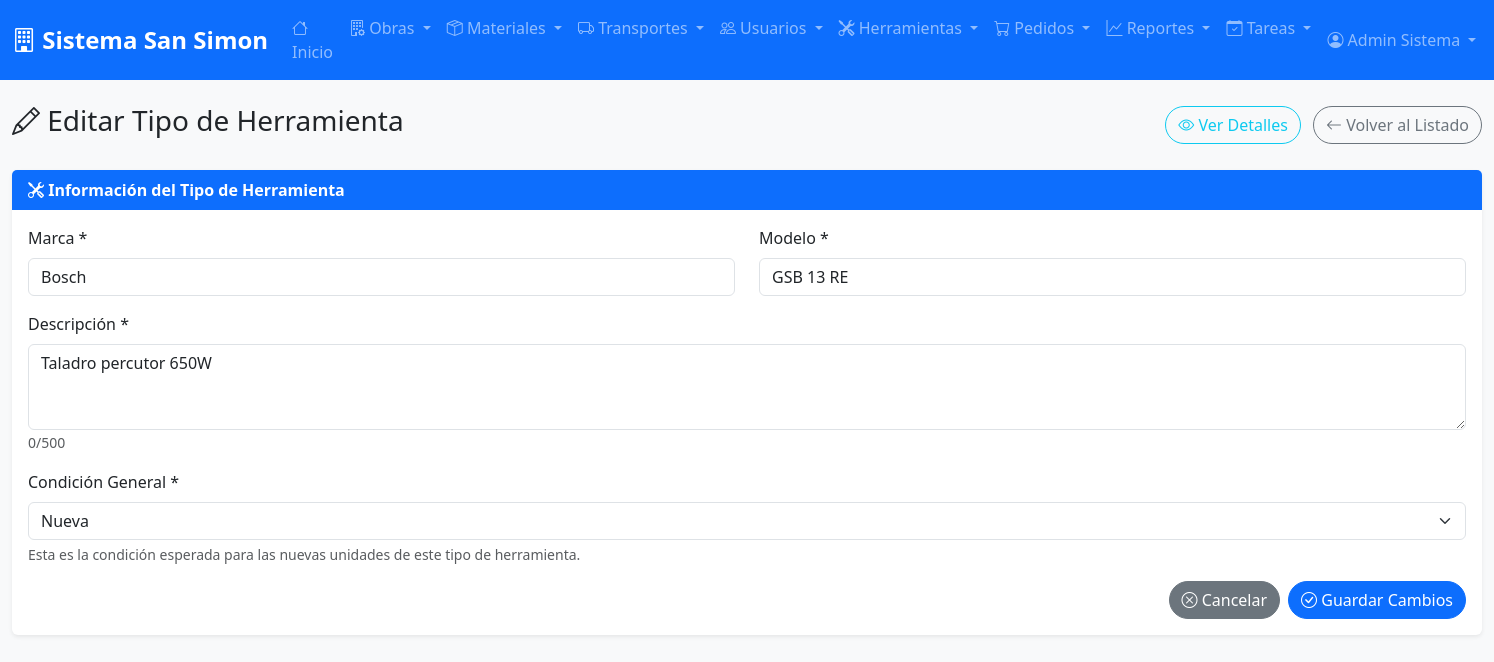
/modules/herramientas/edit.php?id=1 (signed in), run on the app's committed database.
### tables this page shows
CREATE TABLE herramientas (
    id_herramienta INT AUTO_INCREMENT PRIMARY KEY,
    tipo VARCHAR(100) NOT NULL,
    marca VARCHAR(100) NOT NULL,
    modelo VARCHAR(100) NOT NULL,
    descripcion TEXT,
    stock_total INT DEFAULT 0,
    condicion_general ENUM('excelente', 'buena', 'regular', 'mala') DEFAULT 'buena',
    precio_referencia DECIMAL(10,2) DEFAULT 0.00,
    categoria VARCHAR(100),
    fecha_creacion TIMESTAMP DEFAULT CURRENT_TIMESTAMP
);

### modules/herramientas/edit.php (the view, shortened to what this page needs)
<?php
$database = new Database();
$conn = $database->getConnection();
$herramienta_id = (int)($_GET['id'] ?? 0);
try {
    $query = "SELECT * FROM herramientas WHERE id_herramienta = ?";
    $stmt = $conn->prepare($query);
    $stmt->execute([$herramienta_id]);
    $herramienta = $stmt->fetch();
} catch (Exception $e) {
    error_log("Error al obtener herramienta para editar: " . $e->getMessage());
    redirect(SITE_URL . '/modules/herramientas/list.php');
}
include '../../includes/header.php';
?>
<div class="row">
    <div class="col-12">
        <div class="d-flex justify-content-between align-items-center mb-4">
            <h1 class="h3">
                <i class="bi bi-pencil"></i> Editar Tipo de Herramienta
            </h1>
            <div>
                <a href="view.php?id=<?php echo $herramienta['id_herramienta']; ?>" class="btn btn-outline-info me-2">
                    <i class="bi bi-eye"></i> Ver Detalles
                </a>
                <a href="list.php" class="btn btn-outline-secondary">
                    <i class="bi bi-arrow-left"></i> Volver al Listado
                </a>
            </div>
        </div>
    </div>
</div>
<div class="card">
    <div class="card-header">
        <i class="bi bi-tools"></i> Información del Tipo de Herramienta
    </div>
    <div class="card-body">
        <form method="POST" class="needs-validation" novalidate>
            <div class="row">
                <div class="col-md-6 mb-3">
                    <label for="marca" class="form-label">Marca *</label>
                    <input type="text" class="form-control" id="marca" name="marca"
                           value="<?php echo htmlspecialchars($herramienta['marca']); ?>"
                           required maxlength="100">
                </div>
                <div class="col-md-6 mb-3">
                    <label for="modelo" class="form-label">Modelo *</label>
                    <input type="text" class="form-control" id="modelo" name="modelo"
                           value="<?php echo htmlspecialchars($herramienta['modelo']); ?>"
                           required maxlength="100">
                </div>
            </div>
            <div class="mb-3">
                <label for="descripcion" class="form-label">Descripción *</label>
                <textarea class="form-control" id="descripcion" name="descripcion" rows="3"
                          required maxlength="500"><?php echo htmlspecialchars($herramienta['descripcion']); ?></textarea>
            </div>
            <div class="mb-3">
                <label for="condicion_general" class="form-label">Condición General *</label>
                <select class="form-select" id="condicion_general" name="condicion_general" required>
                    <?php foreach (CONDICIONES_HERRAMIENTAS as $codigo => $nombre): ?>
                        <option value="<?php echo $codigo; ?>" <?php echo ($herramienta['condicion_general'] === $codigo) ? 'selected' : ''; ?>>
                            <?php echo $nombre; ?>
                        </option>
                    <?php endforeach; ?>
                </select>
                <div class="form-text">Esta es la condición esperada para las nuevas unidades de este tipo de herramienta.</div>
            </div>
            <div class="d-flex justify-content-end gap-2">
                <a href="view.php?id=<?php echo $herramienta['id_herramienta']; ?>" class="btn btn-secondary">
                    <i class="bi bi-x-circle"></i> Cancelar
                </a>
                <button type="submit" class="btn btn-primary">
                    <i class="bi bi-check-circle"></i> Guardar Cambios
                </button>
            </div>
        </form>
    </div>
</div>
<?php include '../../includes/footer.php'; ?>

### assets/css/style.css (style rules this page uses)
:root { --primary-color: #0d6efd; --secondary-color: #6c757d; --success-color: #198754; --danger-color: #dc3545; --warning-color: #ffc107; --info-color: #0dcaf0; --light-color: #f8f9fa; --light-color2: #f3f3f3; --dark-color: #212529; }
body { background-color: #f8f9fa; font-family: "Segoe UI", Tahoma, Geneva, Verdana, sans-serif; }
.card { border: none; box-shadow: 0 0.125rem 0.25rem rgba(0, 0, 0, 0.075); transition: box-shadow 0.15s ease-in-out; }
.card-header { background-color: var(--primary-color); color: white; border-bottom: none; font-weight: 600; }
.btn { border-radius: 50px; font-weight: 500; transition: all 0.3s ease; }
.btn-primary { background-color: var(--primary-color); border-color: var(--primary-color); color: white; }
.form-label { font-weight: 500; color: var(--dark-color); }

### data on the page
herramientas: marca "Bosch", modelo "GSB 13 RE", descripcion "Taladro percutor 650W"

### other printed values
SITE_NAME "Sistema San Simon"
$_SESSION['user_name'] "Admin Sistema"
form field condicion_general "Nueva"
